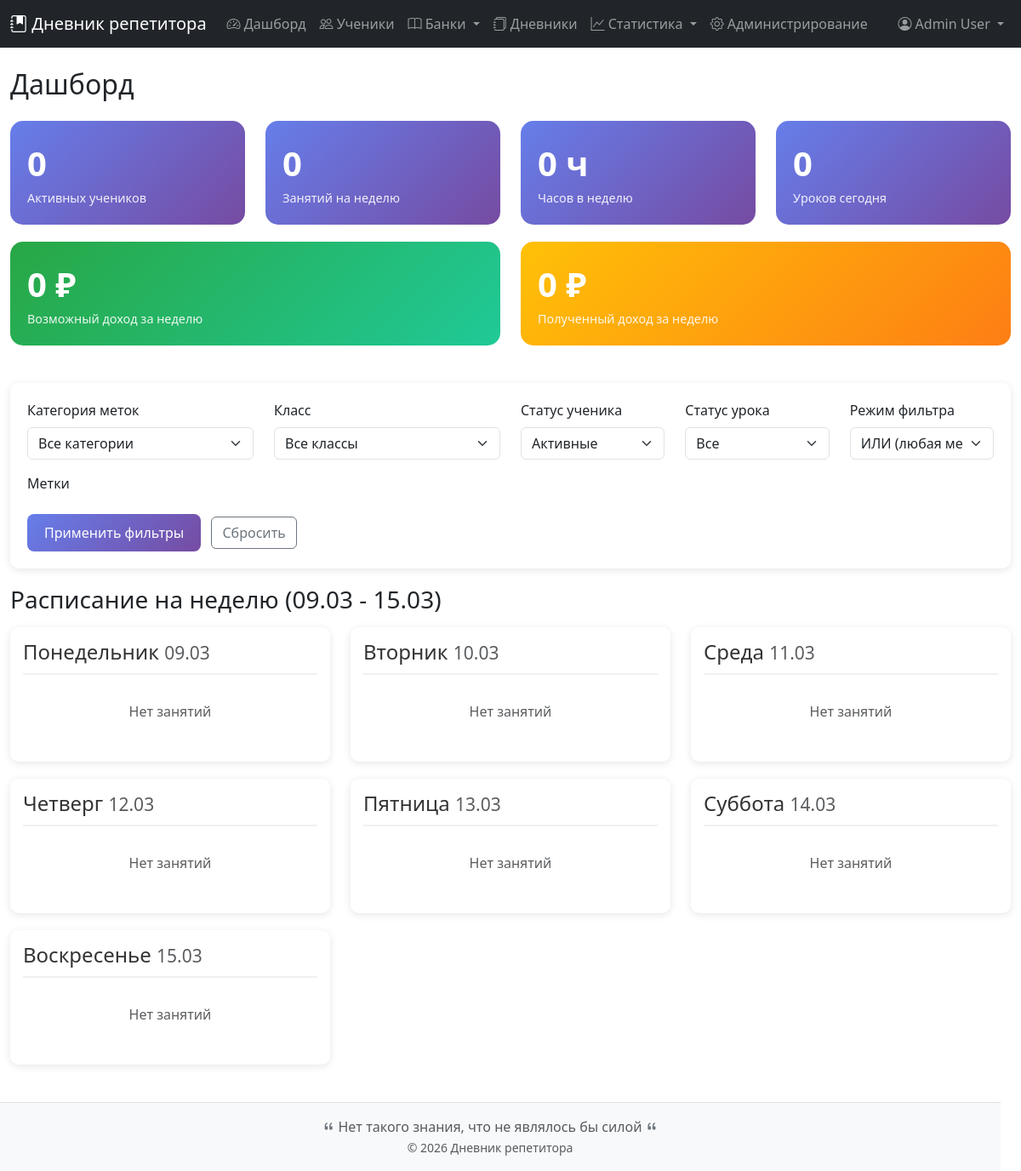
The page /dashboard.php (signed in) on the database as committed earlier.
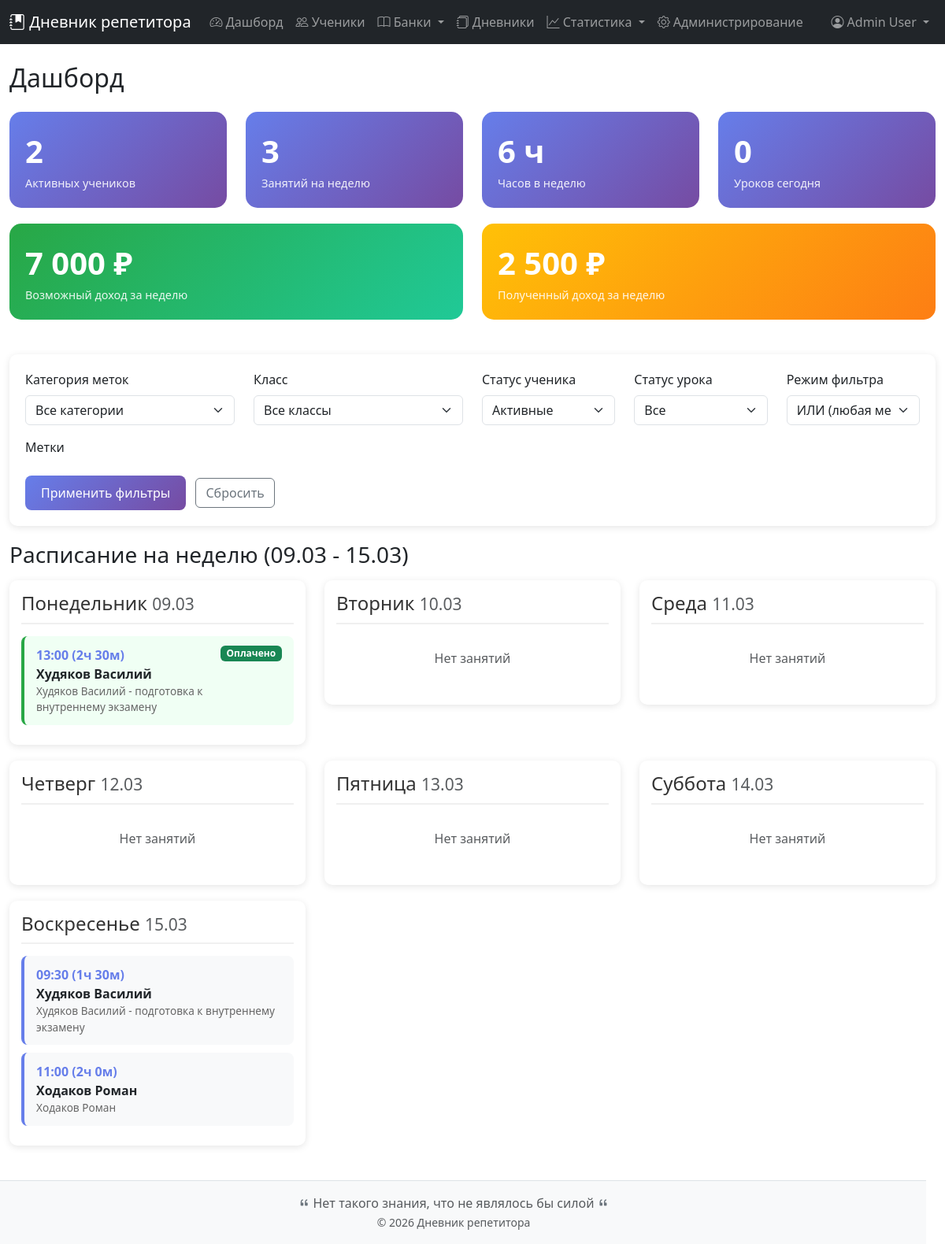
The same page on the database as committed later.
### tables this page shows
CREATE TABLE `users` (
  `id` int(11) NOT NULL,
  `username` varchar(50) NOT NULL,
  `email` varchar(100) NOT NULL,
  `password_hash` varchar(255) NOT NULL,
  `first_name` varchar(50) NOT NULL,
  `last_name` varchar(50) NOT NULL,
  `middle_name` varchar(50) DEFAULT NULL,
  `phone` varchar(20) DEFAULT NULL,
  `is_active` tinyint(1) DEFAULT 1,
  `is_admin` tinyint(1) DEFAULT 0,
  `created_at` timestamp NOT NULL DEFAULT current_timestamp(),
  `updated_at` timestamp NOT NULL DEFAULT current_timestamp() ON UPDATE current_timestamp(),
  `last_login` timestamp NULL DEFAULT NULL,
  `reset_token` varchar(100) DEFAULT NULL,
  `reset_token_expires` timestamp NULL DEFAULT NULL
);

CREATE TABLE `lessons` (
  `id` int(11) NOT NULL,
  `diary_id` int(11) NOT NULL,
  `student_id` int(11) NOT NULL,
  `lesson_date` date NOT NULL,
  `start_time` time DEFAULT '12:00:00',
  `duration` int(11) DEFAULT NULL,
  `cost` decimal(10,2) DEFAULT NULL,
  `topics_manual` text DEFAULT NULL,
  `homework_manual` text DEFAULT NULL,
  `comment` text DEFAULT NULL,
  `link_url` varchar(500) DEFAULT NULL,
  `link_comment` varchar(255) DEFAULT NULL,
  `grade_lesson` int(11) DEFAULT NULL CHECK (`grade_lesson` between 0 and 5),
  `grade_comment` text DEFAULT NULL,
  `grade_homework` int(11) DEFAULT NULL CHECK (`grade_homework` between 0 and 5),
  `homework_comment` text DEFAULT NULL,
  `is_cancelled` tinyint(1) DEFAULT 0,
  `is_completed` tinyint(1) DEFAULT 0,
  `is_paid` tinyint(1) DEFAULT 0,
  `public_link` varchar(100) DEFAULT NULL,
  `created_at` timestamp NOT NULL DEFAULT current_timestamp(),
  `updated_at` timestamp NOT NULL DEFAULT current_timestamp() ON UPDATE current_timestamp()
);

CREATE TABLE `students` (
  `id` int(11) NOT NULL,
  `user_id` int(11) NOT NULL,
  `first_name` varchar(50) NOT NULL,
  `last_name` varchar(50) NOT NULL,
  `middle_name` varchar(50) DEFAULT NULL,
  `class` varchar(20) DEFAULT NULL,
  `phone` varchar(20) DEFAULT NULL,
  `lesson_cost` decimal(10,2) DEFAULT NULL,
  `lesson_duration` int(11) DEFAULT NULL,
  `lessons_per_week` int(11) DEFAULT NULL,
  `goals` text DEFAULT NULL,
  `birth_date` date DEFAULT NULL,
  `start_date` date DEFAULT NULL,
  `end_date` date DEFAULT NULL,
  `city` varchar(100) DEFAULT NULL,
  `email` varchar(100) DEFAULT NULL,
  `messenger1` varchar(255) DEFAULT NULL,
  `messenger2` varchar(255) DEFAULT NULL,
  `messenger3` varchar(255) DEFAULT NULL,
  `is_active` tinyint(1) DEFAULT 1,
  `created_at` timestamp NOT NULL DEFAULT current_timestamp(),
  `updated_at` timestamp NOT NULL DEFAULT current_timestamp() ON UPDATE current_timestamp()
);

CREATE TABLE `diaries` (
  `id` int(11) NOT NULL,
  `user_id` int(11) NOT NULL,
  `student_id` int(11) DEFAULT NULL,
  `category_id` int(11) DEFAULT NULL,
  `name` varchar(255) NOT NULL,
  `description` text DEFAULT NULL,
  `lesson_cost` decimal(10,2) DEFAULT NULL,
  `lesson_duration` int(11) DEFAULT NULL,
  `public_link` varchar(100) DEFAULT NULL,
  `is_public` tinyint(4) NOT NULL DEFAULT 0,
  `created_at` timestamp NOT NULL DEFAULT current_timestamp(),
  `updated_at` timestamp NOT NULL DEFAULT current_timestamp() ON UPDATE current_timestamp()
);

### config.php (called while the page is built, shortened)
<?php
function getCurrentUser($pdo) {
    $stmt = $pdo->prepare("SELECT id, username, email, first_name, last_name, middle_name, phone, is_admin FROM users WHERE id = ?");
    $stmt->execute([$_SESSION['user_id']]);
    return $stmt->fetch();
}
?>

### dashboard.php (the view, shortened to what the rows shown need)
<?php
require_once 'config.php';
$currentUser = getCurrentUser($pdo);
$userId = $currentUser['id'];
$statusFilter = $_GET['status'] ?? 'active';
$weekStart = date('Y-m-d', strtotime('monday this week'));
$weekEnd = date('Y-m-d', strtotime('sunday this week'));
$query = "
    SELECT
        l.*,
        s.first_name as student_first_name,
        s.last_name as student_last_name,
        s.class,
        d.name as diary_name,
        GROUP_CONCAT(DISTINCT t.name) as topics,
        GROUP_CONCAT(DISTINCT CONCAT(t.name, '|', t.id)) as topics_with_ids
    FROM lessons l
    JOIN students s ON l.student_id = s.id
    JOIN diaries d ON l.diary_id = d.id
    LEFT JOIN lesson_topics lt ON l.id = lt.lesson_id
    LEFT JOIN topics t ON lt.topic_id = t.id
    WHERE s.user_id = :user_id
        AND l.lesson_date BETWEEN :week_start AND :week_end
";
if ($statusFilter === 'active') {
    $query .= " AND s.is_active = 1";
} elseif ($statusFilter === 'inactive') {
    $query .= " AND s.is_active = 0";
}
$query .= " GROUP BY l.id ORDER BY l.lesson_date, l.start_time";
$stmt = $pdo->prepare($query);
$params = [
    ':user_id' => $userId,
    ':week_start' => $weekStart,
    ':week_end' => $weekEnd
];
$stmt->execute($params);
$schedule = $stmt->fetchAll();
$daysOfWeek = [
    'monday' => [],
    'tuesday' => [],
    'wednesday' => [],
    'thursday' => [],
    'friday' => [],
    'saturday' => [],
    'sunday' => []
];
foreach ($schedule as $lesson) {
    $dayOfWeek = strtolower(date('l', strtotime($lesson['lesson_date'])));
    $daysOfWeek[$dayOfWeek][] = $lesson;
}
?>
<!DOCTYPE html>
<html lang="ru">
<head>
    <link href="https://cdn.jsdelivr.net/npm/bootstrap@5.3.0/dist/css/bootstrap.min.css" rel="stylesheet">
</head>
<body>
    <?php include 'menu.php'; ?>
    <div class="container-fluid py-4">
        <div class="row">
            <div class="col-12">
                <h2 class="mb-4">Дашборд</h2>
            </div>
        </div>
        <div class="row">
            <?php
            $days = [
                'monday' => 'Понедельник',
                'tuesday' => 'Вторник',
                'wednesday' => 'Среда',
                'thursday' => 'Четверг',
                'friday' => 'Пятница',
                'saturday' => 'Суббота',
                'sunday' => 'Воскресенье'
            ];
            foreach ($days as $dayKey => $dayName):
                $date = date('d.m', strtotime("{$dayKey} this week"));
            ?>
            <div class="col-md-6 col-lg-4">
                <div class="schedule-day">
                    <h4><?php echo $dayName; ?> <small class="text-muted"><?php echo $date; ?></small></h4>
                    <?php if (empty($daysOfWeek[$dayKey])): ?>
                        <p class="text-muted text-center py-3">Нет занятий</p>
                    <?php else: ?>
                        <?php foreach ($daysOfWeek[$dayKey] as $lesson):
                            $lessonClass = '';
                            if ($lesson['is_completed']) $lessonClass = 'completed';
                            elseif ($lesson['is_cancelled']) $lessonClass = 'cancelled';
                        ?>
                            <div class="lesson-item <?php echo $lessonClass; ?>"
                                onclick="window.location.href='lessons.php?action=edit&id=<?php echo $lesson['id']; ?>&diary_id=<?php echo $lesson['diary_id']; ?>&from=dashboard'">
                                <div class="d-flex justify-content-between align-items-start">
                                    <div>
                                        <div class="lesson-time">
                                            <?php echo date('H:i', strtotime($lesson['start_time'])); ?>
                                            (<?php echo floor($lesson['duration'] / 60) . 'ч ' . ($lesson['duration'] % 60) . 'м'; ?>)
                                        </div>
                                        <div class="lesson-student">
                                            <?php echo htmlspecialchars($lesson['student_last_name'] . ' ' . $lesson['student_first_name']); ?>
                                        </div>
                                        <div class="lesson-diary">
                                            <?php echo htmlspecialchars($lesson['diary_name']); ?>
                                        </div>
                                    </div>
                                    <?php if ($lesson['is_paid']): ?>
                                        <span class="badge bg-success">Оплачено</span>
                                    <?php endif; ?>
                                </div>
                            </div>
                        <?php endforeach; ?>
                    <?php endif; ?>
                </div>
            </div>
            <?php endforeach; ?>
        </div>
    </div>
    <? include 'footer.php'?>
</body>
</html>

### menu.php (shortened to what the rows shown need)
<?php
$currentUser = getCurrentUser($pdo);
?>
<nav class="navbar navbar-expand-lg navbar-dark bg-dark">
    <div class="container-fluid">
        <div class="collapse navbar-collapse" id="navbarNav">
            <ul class="navbar-nav">
                <li class="nav-item dropdown">
                    <a class="nav-link dropdown-toggle" href="#" role="button" data-bs-toggle="dropdown">
                        <i class="bi bi-person-circle"></i>
                        <?php echo htmlspecialchars($currentUser['first_name'] . ' ' . $currentUser['last_name']); ?>
                    </a>
                </li>
            </ul>
        </div>
    </div>
</nav>
<link rel="stylesheet" href="https://cdn.jsdelivr.net/npm/bootstrap-icons@1.11.0/font/bootstrap-icons.css">

Rows that differ between the two databases and show on the page:
added lessons: start_time "13:00", floor($lesson['duration']/60) "2", $lesson['duration']%60 "30", student.first_name "Худяков Василий", diary.name "Худяков Василий - подготовка к внутреннему экзамену", is_paid "Оплачено", is_completed 1 (drawn), shown under "Понедельник"
added lessons: start_time "09:30", floor($lesson['duration']/60) "1", $lesson['duration']%60 "30", student.first_name "Худяков Василий", diary.name "Худяков Василий - подготовка к внутреннему экзамену", shown under "Воскресенье"
added lessons: start_time "11:00", floor($lesson['duration']/60) "2", $lesson['duration']%60 "0", student.first_name "Ходаков Роман", diary.name "Ходаков Роман", shown under "Воскресенье"
Other text that changed with them:
$activeStudents: "0" → "2"
$weeklyLessons: "0" → "3"
$weeklyHours: "0" → "6"
$income['potential']: "0" → "7 000"
$income['paid']: "0" → "2 500"
list line gone: "Нет занятий"
